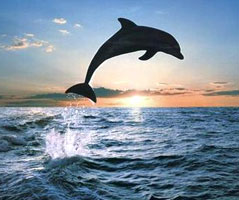
#> input picture images/fig8.png, 239 x 200 px
$ jupyter execute --allow-errors Insertion.ipynb   (shell and % lines are left out)   (Python 2 division)   (older library calls are emulated)
#> lines starting #> are read from the running program, lines starting #| are printed output that depends on the picture; after the words box and inside, x2 and y2 are one past the last pixel; in counts of white or black regions, pixels touching at a corner belong together
#> in imread, img is the input picture: shape (200, 239, 3); mean B, G, R 157.2, 142.6, 126.6
#| (200, 239, 3)
### helpers.py
import cv2
import numpy as np

import time


def calc_energy_e1(image):
    """
    Calculates e1 energy of the image.
    Transforms image to grayscale as a preprocess.
    :param image: source image
    :return: energy matrix
    """
    img = image.copy()

    h, w, d = img.shape
#> h = 200; w = 239; d = 3

    img = cv2.cvtColor(img, cv2.COLOR_BGR2GRAY)
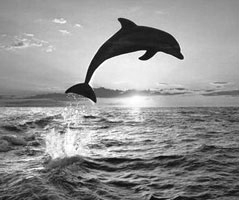
#> img: shape (200, 239); min 1, max 255, mean 145.1

    img = cv2.copyMakeBorder(img, 1, 1, 1, 1, borderType=cv2.BORDER_REFLECT101)
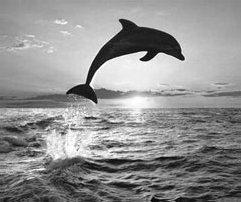
#> img: shape (202, 241); min 1, max 255, mean 144.6

    img = img.astype(np.uint16)

    #Prewitt
    kernelx = np.array([[1, 1, 1], [0, 0, 0], [-1, -1, -1]])
    kernely = np.array([[-1, 0, 1], [-1, 0, 1], [-1, 0, 1]])
    dx = cv2.filter2D(img, -1, kernelx)
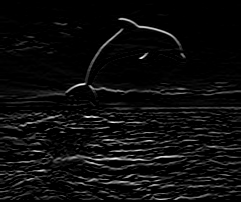
#> dx: shape (202, 241) uint16; min 0, max 611, mean 31.8; drawn with min black and max white
    dy = cv2.filter2D(img, -1, kernely)
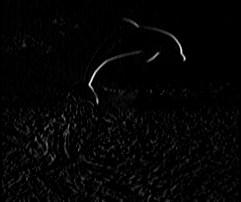
#> dy: shape (202, 241) uint16; min 0, max 662, mean 12.6; drawn with min black and max white

    #Sobel
    # dx = cv2.Sobel(img, cv2.CV_16U, 1, 0, ksize=3)
    # dy = cv2.Sobel(img, cv2.CV_16U, 0, 1, ksize=3)

    energy = abs(dy) + abs(dx)

    energy = energy[:h, :w]
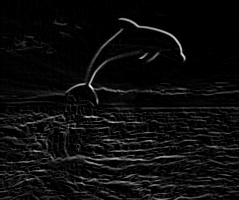
#> energy: shape (200, 239) uint16; min 0, max 880, mean 44.8; drawn with min black and max white

    return energy


def calc_cme(energy, direction='vertical'):
    """
    Calculates cumulative minimum energy to find optimal seam later.

    :param direction: direction in which to calculate cme
    :param energy: energy matrix
    :return: cumulative minimum energy matrix
    """
#> called with direction = 'vertical'
    if direction == "horizontal":
        energy = energy.T

    h, w = energy.shape
#> h = 200; w = 239
    cme = energy.copy()
    # cme = cme.astype(np.uint32)

    for i, row in enumerate(cme):
        if i == 0:
            continue

        for j, value in enumerate(row):
            if j == 0:
                # left edge
                top_inds = [j, j+1]
            elif j == w-1:
                # right edge
                top_inds = [j-1, j]
            else:
                # middle
                top_inds = [j-1, j, j+1]
            cme[i, j] += min(cme[i-1][top_inds])
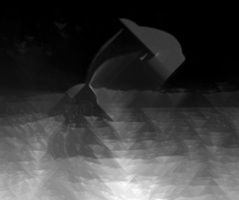
#> cme: shape (200, 239) uint16; min 0, max 4475, mean 1073.2; drawn with min black and max white

    return cme


def find_seam(image, direction="vertical", return_enrg=False):
    """
    Finds seam along _direction_.

    :param image:
    :param direction:
    :return: list of seam pixel coordinates, map of pixels
    """
    if direction == "horizontal":
        image = np.transpose(image, (1, 0, 2))

    energy = calc_energy_e1(image)
    cme = calc_cme(energy)

    h, w = cme.shape
#> h = 200; w = 239

    seam = []
    enrg = 0

    for i in range(h-1, -1, -1):    # iterate from last row to first
        row = cme[i]

        if i == h-1:
            min_cols = list(range(w))   # inds of potential path continuation
        else:
            if seam_col == 0:
                # left edge
                min_cols = [seam_col, seam_col+1]
            elif seam_col == w-1:
                # right edge
                min_cols = [seam_col-1, seam_col]
            else:
                # middle
                min_cols = [seam_col - 1, seam_col, seam_col+1]

        values = row[min_cols]
        min_inds = np.where(values == np.min(values))[0]
        seam_col = min_cols[np.random.choice(min_inds)]

        # seam_col = min_cols[np.argmin(row[min_cols])]    # next path column is the one with min cme

        enrg += energy[i, seam_col]

        if direction == "vertical":
            seam.append((i, seam_col))
        else:
            seam.append((seam_col, i))
#> this loop made 200 passes
#> (min_cols, values, min_inds, seam_col, enrg) on passes 2 to 13: ([215, 216, 217], [2687, 2587, 2526], [2], 217, 29), ([216, 217, 218], [2526, 2591, 2581], [0], 216, 63), ([215, 216, 217], [2492, 2564, 2574], [0], 215, 63), ([214, 215, 216], [2492, 2549, 2697], [0], 214, 126), ([213, 214, 215], [2429, 2470, 2611], [0], 213, 209), ([212, 213, 214], [2380, 2346, 2436], [1], 213, 243), ([212, 213, 214], [2312, 2394, 2458], [0], 212, 243), ([211, 212, 213], [2312, 2380, 2425], [0], 211, 243), ([210, 211, 212], [2312, 2380, 2409], [0], 210, 248), ([209, 210, 211], [2309, 2311, 2307], [2], 211, 248), ([210, 211, 212], [2307, 2359, 2416], [0], 210, 248), ([209, 210, 211], [2307, 2359, 2416], [0], 209, 274)
#> min_cols on passes 61 to 66: [201, 202, 203], [200, 201, 202], [199, 200, 201], [198, 199, 200], [197, 198, 199], [196, 197, 198]
#> after the loop, enrg = 2555; seam = 200 pairs, first value 0 to 199, second value 178 to 217
#| [(0, 187), (1, 188), (2, 189), (3, 190), (4, 189), (5, 190), (6, 189), (7, 188), (8, 187)]
#| [(191, 211), (192, 212), (193, 213), (194, 213), (195, 214), (196, 215), (197, 216), (198, 217), (199, 216)]

    if not return_enrg:
        return seam[::-1]   # return in top-down (left-right) form
    else:
        return seam[::-1], enrg


def rm_seam(image, seam_path, direction='vertical'):
    """
    Remove pixels from the image along the seam

    :param image:
    :param seam_path:
    :param direction: seam direction, vertical or horizontal
    :return: new image
    """
    new_img = image.copy()

    if direction == "horizontal":
        new_img = np.transpose(new_img, (1, 0, 2))

    h, w, d = new_img.shape

    seam_map = np.zeros((h, w, d))
    for p in seam_path:
        if direction == 'vertical':
            seam_map[p[0], p[1], :] = 1
        else:
            seam_map[p[1], p[0], :] = 1

    new_img = new_img[seam_map == 0]

    new_img = new_img.reshape(h, w - 1, d)

    if direction == 'horizontal':
        new_img = np.transpose(new_img, (1, 0, 2))

    return new_img


def duplicate_seam(image, seam_path, direction='vertical', interpolate=True):
    """
    Insert duplicate seam with average values of pixels on sides of the seam.

    :param interpolate: interpolate inserted seam (T) or leave it blank (F)
    :param image:
    :param seam_path:
    :param direction: seam direction, vertical or horizontal
    :return: new image
    """
#> called with direction = 'vertical', interpolate = False
    h, w, _ = image.shape
#> h = 200; w = 239

    if direction == 'vertical':
        new_img = np.zeros((h, w+1, 3), dtype=np.uint8)
    else:
        new_img = np.zeros((h+1, w, 3), dtype=np.uint8)

    new_h, new_w, _ = new_img.shape
#> new_h = 200; new_w = 240

    seam_map = np.zeros((new_h, new_w, 3))
    for p in seam_path:
        seam_map[p[0], p[1], :] = 1
#> this loop made 200 passes
#> p on passes 1 to 3: (0, 187), (1, 188), (2, 189)
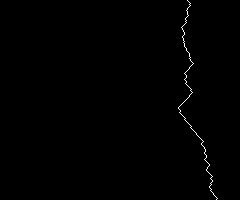
#> seam_map: shape (200, 240, 3) float64; values 0 (black) and 1 (white), 0.42% white in thin lines or dots, all inside (x1, y1, x2, y2) = (178, 0, 218, 200)

    # copy pixels from original to all non-seam pixels of the new image
    new_img[seam_map == 0] = image.flatten()
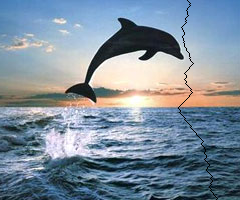
#> new_img: shape (200, 240, 3); mean R, G, B 126.1, 142, 156.6

    if interpolate:
        if direction == 'vertical':
            for p in seam_path:
                # average seam pixel values with surrounding pixels
                if p[1] == 0:
                    # left edge
                    new_img[p] = new_img[p[0], p[1]+1]
                elif p[1] == new_w-1:
                    # right edge
                    new_img[p] = new_img[p[0], p[1]-1]
                else:
                    # middle
                    pix_delta = np.array([[0, -1], [0, 1]])
                    surrounding_pixels_coords = pix_delta + p
                    new_img[p] = np.mean(new_img[surrounding_pixels_coords.T.tolist()], axis=0)
        else:
            for p in seam_path:
                # average seam pixel values with surrounding pixels
                if p[1] == 0:
                    # top edge
                    new_img[p] = new_img[p[0]+1, p[1]]
                elif p[1] == new_h-1:
                    # bottom edge
                    new_img[p] = new_img[p[0]-1, p[1]]
                else:
                    #middle
                    pix_delta = np.array([[-1, 0], [1, 0]])
                    surrounding_pixels_coords = pix_delta + p
                    new_img[p] = np.mean(new_img[surrounding_pixels_coords.T.tolist()], axis=0)
    else:
        for p in seam_path:
            new_img[p] = [255, 0, 0]
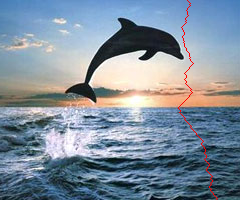
#> new_img: shape (200, 240, 3); 0.42% of pixels changed, all inside (x1, y1, x2, y2) = (178, 0, 218, 200)

    return new_img


# [80 lines left out: functions retarget, gen_diag_iter_inds, not called in this run]

### Insertion.ipynb
[cell 1]
import cv2
import numpy as np
import matplotlib.pyplot as plt

import time
from IPython.display import display, clear_output

from helpers import (find_seam,
                     rm_seam,
                     duplicate_seam,
                     calc_energy_e1,
                     calc_cme
                     )

[cell 2]
def imread(path):
    img = cv2.imread(path)
    img = cv2.cvtColor(img, cv2.COLOR_BGR2RGB)
    return img

def imwrite(path, img):
    cv2.imwrite(path, cv2.cvtColor(img, cv2.COLOR_RGB2BGR))

fig8 = imread("./images/fig8.png")
plt.imshow(fig8)
print(fig8.shape)

[cell 3]
energy = calc_energy_e1(fig8)
#> (the rest of this cell did not finish here and is left out)

[cell 4]
seam = find_seam(fig8)
print seam[:9]
print seam[-9:]

[cell 5]
fig8_w_1_seam = duplicate_seam(fig8, seam, interpolate=False)
plt.imshow(fig8_w_1_seam)
#> (this line was passed over: IPython is not available in this run)

#> (a cell that did not finish here is left out)

#> the loop in duplicate_seam (call 2), `for p in seam_path:` made 200 passes
#> the loop in duplicate_seam, `for p in seam_path:` made 1 pass
#> (p, pix_delta, surrounding_pixels_coords) on pass 1: ((0, 187), [[0, -1], [0, 1]], [[0, 186], [0, 188]])
plt.imshow(fig8_wider)

[cell 7]
fig8_wider = fig8.copy()
#> (the rest of this cell did not finish here and is left out)

[cell 8]
def enlarge(img, by):
#> called with by = 0.4
    h, w, _ = img.shape
#> h = 200; w = 239

    add_seams = int(w * by)
#> add_seams = 95

    img_wider = img.copy()
    img_w_seams = img.copy()
    img_fordel = img.copy()

    original_inds = list(range(w))
#> original_inds = 239 values from 0 to 238
    seams_starts = np.array([])

    print "adding {} seams".format(add_seams)
#| adding 95 seams

    for i in range(add_seams):
        seam = find_seam(img_fordel)
        img_fordel = rm_seam(img_fordel, seam)

        seam_ind = seam[-1][1] # bottom pixel's x coord
        orig_ind = original_inds.pop(seam_ind)

        n_seams_before = len(seams_starts[seams_starts < orig_ind])

        seams_starts = np.append(seams_starts, orig_ind)

        offset = orig_ind + n_seams_before - seam_ind

        #print offset, seam_ind, orig_ind, n_seams_before

        adj_seam = (seam + np.array([0, offset])).tolist()
        adj_seam = [tuple(a) for a in adj_seam]

        img_w_seams = duplicate_seam(img_w_seams, adj_seam, interpolate=False)
        img_wider = duplicate_seam(img_wider, adj_seam)
#> this loop made 1 pass
#> (seam_ind, orig_ind, n_seams_before, seams_starts, offset) on pass 1: (216, 216, 0, [216], 0)
#> pass 1, in rm_seam, `new_img = new_img.reshape(h, w - 1, d)`:
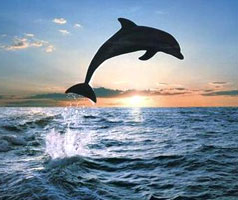
#> new_img: shape (200, 238, 3); mean R, G, B 126.6, 142.6, 157.2
#| adding 95 seams

    return img_wider, img_w_seams

#> (a cell that did not finish here is left out)

#> (a cell that did not finish here is left out)

#> (a cell that did not finish here is left out)

#> (a cell that did not finish here is left out)

$ run again, with images/fig7.png copied over images/fig8.png
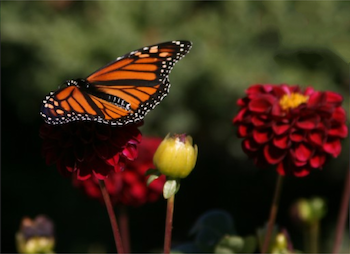
#> input picture images/fig7.png, 350 x 254 px
#> in imread, img is the input picture: shape (254, 350, 3); mean B, G, R 24.1, 44.3, 58.2
#| (254, 350, 3)
#> the loop in find_seam, `for i in range(h-1, -1, -1):` made 254 passes
#> (min_cols, values, min_inds, seam_col, enrg) on passes 2 to 9: ([55, 56, 57], [374, 371, 370], [2], 57, 0), ([56, 57, 58], [374, 371, 370], [2], 58, 0), ([57, 58, 59], [374, 371, 370], [2], 59, 1), ([58, 59, 60], [371, 369, 370], [1], 59, 2), ([58, 59, 60], [371, 369, 368], [2], 60, 2), ([59, 60, 61], [370, 368, 369], [1], 60, 2), ([59, 60, 61], [368, 368, 368], [0, 1, 2], 60, 3), ([59, 60, 61], [369, 367, 367], [1, 2], 60, 3)
#> after the loop in find_seam, `for i in range(h-1, -1, -1):`: enrg = 370; seam = 254 pairs, first value 0 to 253, second value 0 to 66
#| [(0, 1), (1, 2), (2, 1), (3, 0), (4, 1), (5, 1), (6, 0), (7, 1), (8, 0)]
#| [(245, 60), (246, 60), (247, 60), (248, 60), (249, 59), (250, 59), (251, 58), (252, 57), (253, 56)]
#> the loop in duplicate_seam, `for p in seam_path:` made 254 passes
#> p on passes 1 to 3: (0, 1), (1, 2), (2, 1)
#> after the loop in duplicate_seam, `for p in seam_path:`:
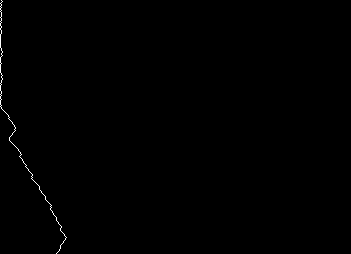
#> seam_map: shape (254, 351, 3) float64; values 0 (black) and 1 (white), 0.28% white in thin lines or dots, all inside (x1, y1, x2, y2) = (0, 0, 67, 254)
#> the loop in duplicate_seam (call 2), `for p in seam_path:` made 254 passes
#> the loop in duplicate_seam, `for p in seam_path:` made 1 pass
#> (pix_delta, surrounding_pixels_coords) on pass 1: ([[0, -1], [0, 1]], [[0, 0], [0, 2]])
#| adding 140 seams
#> the loop in enlarge, `for i in range(add_seams):` made 1 pass
#> (seam_ind, orig_ind, n_seams_before, seams_starts, offset) on pass 1: (57, 57, 0, [57], 0)
#> pass 1, in rm_seam, `new_img = new_img.reshape(h, w - 1, d)`:
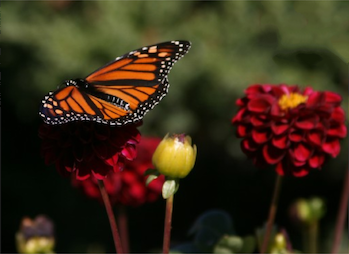
#> new_img: shape (254, 349, 3); mean R, G, B 58.3, 44.3, 24.1
#| adding 140 seams
